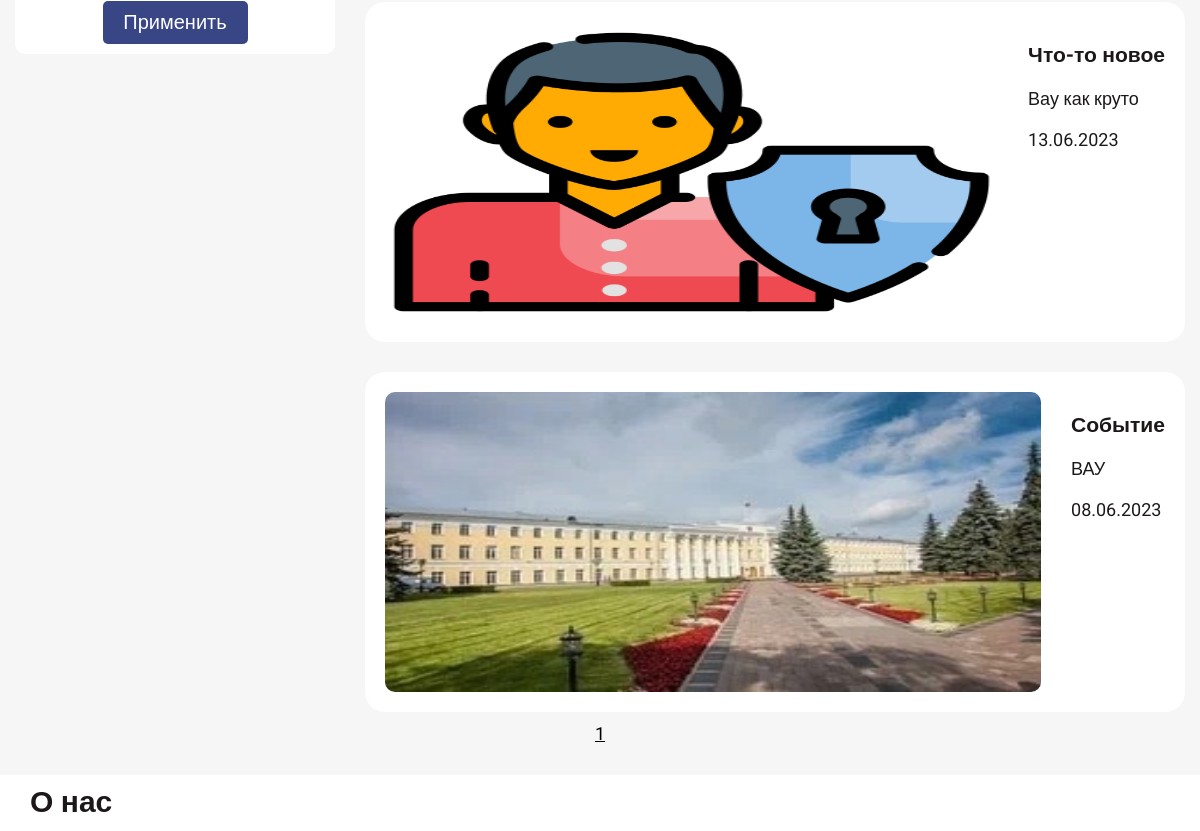
Before: / (middle part) with the older database file.
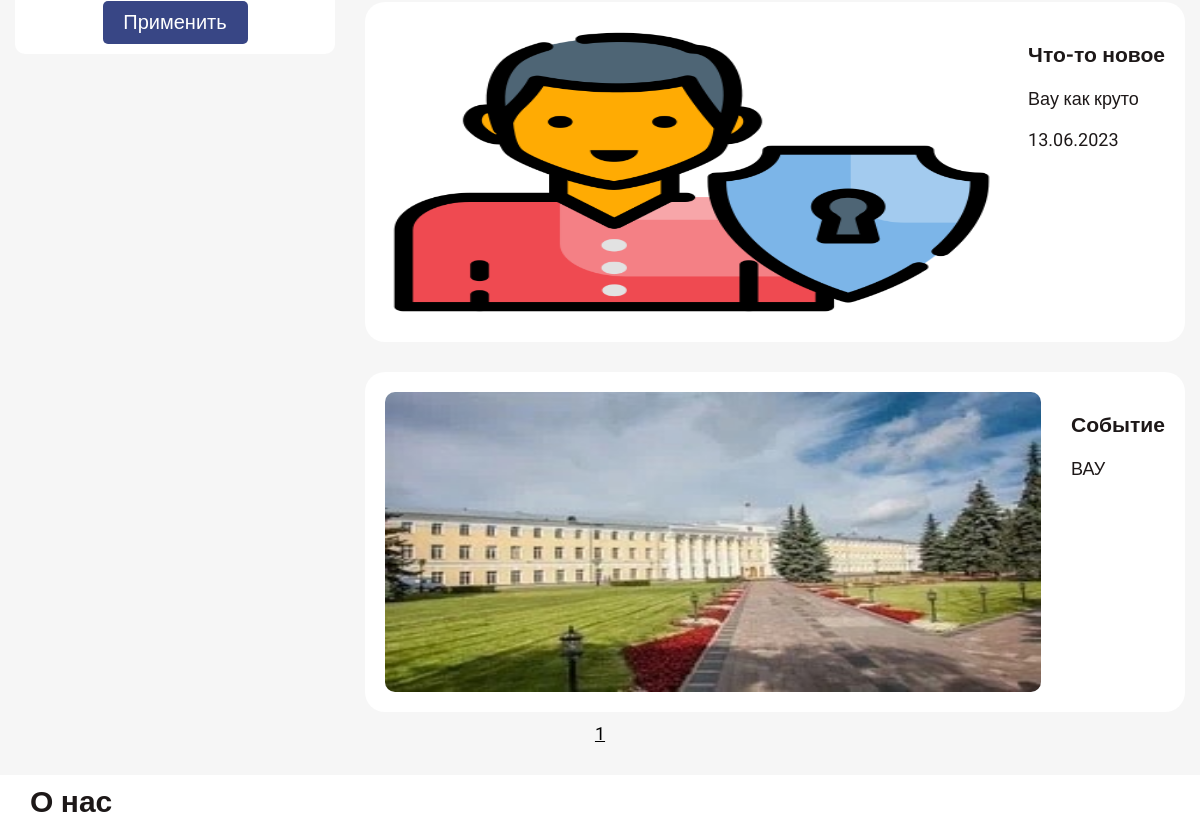
After: the same page with the newer database file.
### ads/models.py (models this page shows, shortened)
class Event(models.Model):
    title = models.CharField(max_length=200, verbose_name='Название', null=True, blank=False)
    description = models.TextField(verbose_name='Описание', null=True, blank=False)
    start_date = models.DateTimeField(verbose_name='Начальная дата', null=True, blank=True)
    age = models.IntegerField(verbose_name='Возраст', default=0, null=True, blank=False)
    place = models.CharField(max_length=200, verbose_name='Тип места', null=True, blank=False)
    price = models.IntegerField(verbose_name='Цена', default=0, null=True, blank=False)
    area = models.CharField(max_length=100, verbose_name='Районы города', null=True, blank=False)
    card = models.BooleanField(verbose_name='Пушкинская карта', null=True, blank=False)
    time = models.CharField(max_length=200, choices=work_hours_choices, verbose_name='Время работы', null=True,
                            blank=False)
    temporary = models.BooleanField(verbose_name='Временные события', null=True, blank=False)
    people = models.CharField(max_length=100, verbose_name='Количество человек', null=True, blank=False)
    discount = models.BooleanField(verbose_name='Наличие акций', null=True, blank=False)
    image = models.ImageField(upload_to='photos', verbose_name='Фото', null=True, blank=False)
    latitude = models.FloatField(verbose_name='Широта', null=True, blank=True)
    longitude = models.FloatField(verbose_name='Долгота', null=True, blank=True)
    class Meta:
        verbose_name = 'Место посещения'
        verbose_name_plural = 'Места посещения'
    @property
    def get_date_delta(self):
        if not self.start_date:
            return
        now = datetime.datetime.now()
        delta = self.start_date.replace(tzinfo=None) - now
        if delta.days < 0:
            return None
        return delta.days

### ads/views.py (the view)
# urls.py: path('', views.index, name='index'),
def index(request: WSGIRequest):
    events = filter_events(request.GET)
    paginator = Paginator(events, 5)
    page_number = request.GET.get("page")
    next_page_url = request.get_full_path()
    if page_number:
        page_obj = paginator.get_page(page_number)
        next_page_url = next_page_url.replace(f'&page={page_number}', '&page=')
        next_page_url = next_page_url.replace(f'?page={page_number}', '?page=')
    else:
        page_number = 1
        page_obj = paginator.get_page(page_number)
        if '?' in next_page_url:
            next_page_url += '&page='
        else:
            next_page_url += '?page='
    context = {
        'events': page_obj.object_list,
        'paginator': paginator,
        'page_obj': page_obj,
        'next_page_url': next_page_url
    }
    return render(request, 'ads/index.html', context=context)

### ads/views.py (called while the page is built, shortened)
def filter_events(data: QueryDict):
    kwargs = {}
    events = Event.objects.filter(**kwargs).all()
    return events

### ads/templates/ads/index.html (shortened to what this page needs)
{% load static %}
<!DOCTYPE html>
<html lang="en">
<head>
    <link rel="stylesheet" href="{% static "scss/blocks/index.css" %}">
</head>
<body>
<div class='page'>
    <main>
        <section class="section">
            <div class="section__container">
                <div class="section__body-wrapper">
                    <div class="filter">
                        <form action="">
                            <button class="filter__button" type="submit">Применить</button>
                        </form>
                    </div>
                    <div>
                        <ul class="section__list">
                            {% for event in events %}
                                <li class="section__item">
                                    <a href='#' class="section__link">
                                        <img class="section__image" src="{{ event.image.url }}" alt=""/>
                                        <div>
                                            <h3 class="section__item-title">{{ event.title }}</h3>
                                            <p>{{ event.description }}</p>
                                            {% if event.start_date %}
                                            <span>{{ event.start_date|date:"d.m.Y" }}</span>
                                            {% endif %}
                                        </div>
                                    </a>
                                </li>
                            {% endfor %}
                        </ul>
                    </div>
                </div>
            </div>
            <div class="pagination">
                {% for page_number in paginator.page_range %}
                    <a href="{{ next_page_url }}{{ page_number }}">{{ page_number }}</a>
                {% endfor %}
        </section>
        <section id="about-us" class="about-us">
            <div class="about-us__container">
                <h2 class="about-us__title">О нас</h2>
            </div>
        </section>
    </main>
</div>
</body>
</html>

### ads/static/scss/blocks/index.css (style rules this page uses)
html, body { scroll-behavior: smooth; height: 100vh; }
body { margin: 0; font-family: "Roboto", sans-serif; -webkit-font-smoothing: antialiased; -moz-osx-font-smoothing: grayscale; color: #1d1818; font-size: 18px; line-height: 23px; background-color: #f6f6f6; }
.page { min-height: 100%; box-sizing: border-box; overflow: hidden; display: flex; flex-direction: column; }
main { flex: 1 1 auto; }
.section { box-sizing: border-box; padding: 0px 15px 20px; }
.section__container { box-sizing: border-box; max-width: 1551px; margin: 0 auto; }
.section__body-wrapper { display: flex; gap: 30px; }
.section__list { padding: 0; margin: 0; list-style: none; display: flex; flex-direction: column; gap: 30px; }
.section__item { position: relative; background-color: #fff; border-radius: 20px; padding: 20px; }
.section__link { color: inherit; text-decoration: none; display: flex; gap: 30px; }
.section__image { flex: 1 0 250px; height: 300px; border-radius: 10px; }
.filter { align-self: flex-start; background-color: #fff; border-radius: 10px; padding: 10px; }
.filter__button { display: block; width: 145px; margin: 0 auto; background-color: #384685; padding: 10px 20px; border: 0; font-size: 20px; color: #fff; border-radius: 5px; cursor: pointer; }
.about-us { padding: 15px; width: 100%; background-color: #fff; }
.about-us__container { box-sizing: border-box; max-width: 1551px; padding: 0px 15px; margin: 0 auto; }
.about-us__title { font-size: 30px; margin: 0; margin-bottom: 20px; }
.pagination { text-decoration: none; float: center; display: flex; align-items: center; justify-content: center; }
.pagination a { color: black; float: center; margin: 30 auto; align-items: center; justify-content: center; border: 0; padding: 0; padding: 10px 15px; }

Changed rows visible on the page:
changed Event "Событие": start_date "08.06.2023" → (not shown)
